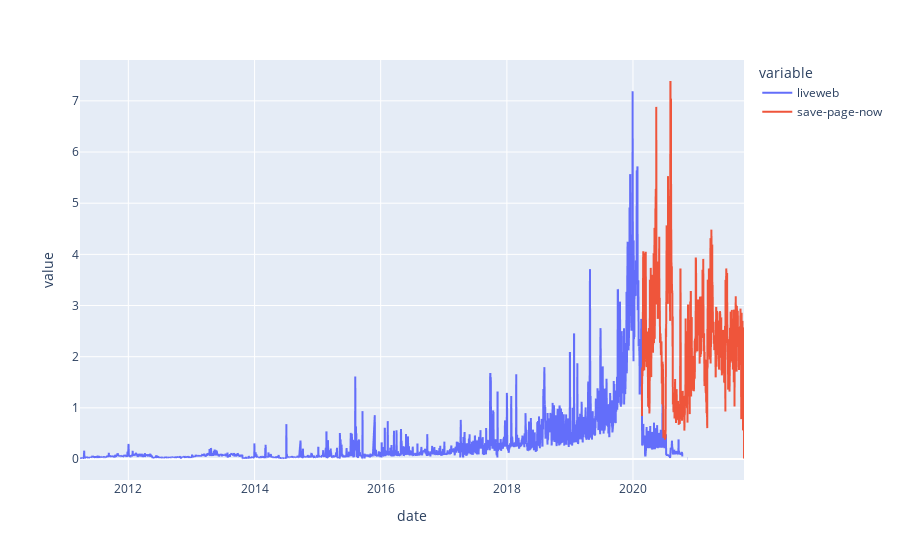

This figure's notebook cell:
### Code cell
px.line(spn)

### Figure 1 — Plotly figure (JSON) as saved in the notebook; plotly's stock layout.template omitted (floating-point values rounded to 4 significant figures; data arrays with more than 128 entries replaced by an {"elided": "..."} marker saying what was removed)
{"data": [{"hovertemplate": "variable=liveweb<br>date=%{x}<br>value=%{y}<extra></extra>", "legendgroup": "liveweb", "line": {"color": "#636efa", "dash": "solid"}, "mode": "lines", "name": "liveweb", "showlegend": true, "type": "scattergl", "x": {"elided": "3813 str values"}, "xaxis": "x", "y": {"elided": "3813 float values"}, "yaxis": "y"}, {"hovertemplate": "variable=save-page-now<br>date=%{x}<br>value=%{y}<extra></extra>", "legendgroup": "save-page-now", "line": {"color": "#EF553B", "dash": "solid"}, "mode": "lines", "name": "save-page-now", "showlegend": true, "type": "scattergl", "x": {"elided": "3813 str values"}, "xaxis": "x", "y": {"elided": "3813 float values"}, "yaxis": "y"}], "layout": {"legend": {"title": {"text": "variable"}, "tracegroupgap": 0}, "margin": {"t": 60}, "xaxis": {"anchor": "y", "domain": [0, 1], "title": {"text": "date"}}, "yaxis": {"anchor": "x", "domain": [0, 1], "title": {"text": "value"}}}}
